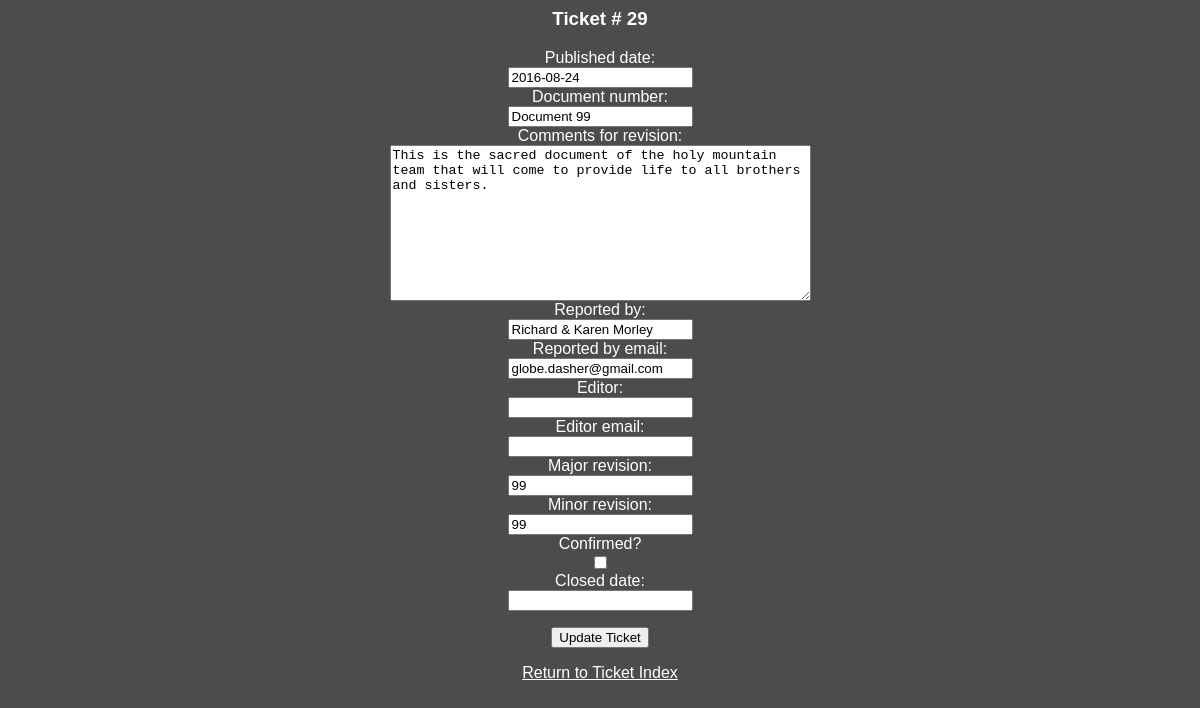
Page /tickets/29/form/ on the committed database.
### tickets/models.py (models this page shows, shortened)
class Ticket(models.Model):
    pub_date = models.DateField(max_length=100)
    document_number = models.CharField(max_length=30)
    comments_for_revision = models.CharField(max_length=500)
    reported_by = models.CharField(max_length=50)
    reported_by_email = models.EmailField(max_length=50)
    editor = models.CharField(max_length=50, blank=True)
    editor_email = models.EmailField(max_length=50, blank=True)
    major_revision = models.CharField(max_length=2, blank=True)
    minor_revision = models.CharField(max_length=2, blank=True)
    confirmed = models.BooleanField(default=False, blank=True)
    close_date = models.DateField(max_length=100, null=True, blank=True)

### tickets/views.py (the view)
# urls.py: url(r'^(?P<pk>[0-9]+)/form/$', views.open_ticket, name='form'),
def open_ticket(request, pk):
    if request.method == 'POST':
        form = DetailForm(request.POST)
        if form.is_valid():
            target = Ticket.objects.get(pk=pk)
            tick = DetailForm(request.POST, instance=target)
            tick.save()
            return HttpResponseRedirect('/tickets/thanks/')
    else:
        ticket = Ticket.objects.get(pk=pk)
        form = DetailForm(instance=ticket)
        context = {'form':form, 'ticket':ticket}
    return render(request, 'tickets/form.html', context)

### tickets/form.py
class DetailForm(ModelForm):
    class Meta:
        model = Ticket
        fields = ['pub_date',
                  'document_number',
                  'comments_for_revision',
                  'reported_by',
                  'reported_by_email',
                  'editor',
                  'editor_email',
                  'major_revision',
                  'minor_revision',
                  'confirmed',
                  'close_date',
                  ]
        widgets = {
                  'comments_for_revision':
                      Textarea(attrs={'cols':50, 'rows':10}),
                  }

### tickets/templates/tickets/form.html (shortened to what this page needs)
<!DOCTYPE >
<html>
<head>
{% load staticfiles %}
<link rel="stylesheet" type="text/css"
    href="{% static 'tickets/style.css' %}" />
</head>
<body>
<h3>Ticket # {{ ticket.id }}</h3>
<form action="{% url "tickets:update" ticket.id %}" method="post">
    Published date:<br>
    {{ form.pub_date }}<br>
    Document number:<br>
    {{ form.document_number }}<br>
    Comments for revision:<br>
    {{ form.comments_for_revision }}<br>
    Reported by:<br>
    {{ form.reported_by }}<br>
    Reported by email:<br>
    {{ form.reported_by_email }}<br>
    Editor:<br>
    {{ form.editor }}<br>
    Editor email:<br>
    {{ form.editor_email }}<br>
    Major revision:<br>
    {{ form.major_revision }}<br>
    Minor revision:<br>
    {{ form.minor_revision }}<br>
    Confirmed?<br>
    {{ form.confirmed }}<br>
    Closed date:<br>
    {{ form.close_date }}<br>
    <p>
    <input type="submit" value="Update Ticket"  /></p>
</form>
<a href="{% url "tickets:index" %}"> Return to Ticket Index </a>
</body>
</html>

### tickets/static/tickets/style.css (style rules this page uses)
body { color: #ffffff; text-align: center; background-color: #4c4c4c; font-family: Impact, Charcoal, sans-serif; font-family: Tahoma, Geneva, sans-serif; }
a { color: #ffffff; }
p { font-family; "Calibri", Calibri, sanserif; }

### rows in the picture
Ticket: id "29", pub_date "2016-08-24", document_number "Document 99", comments_for_revision "This is the sacred document of the holy mountain team that will come to provide life to all brothers and sisters.", reported_by "Richard & Karen Morley", reported_by_email "globe.dasher@gmail.com", major_revision "99", minor_revision "99"
